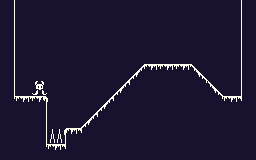

This is a level from a 2D game, rendered from its Tiled map with the project's own tilesets. A one-line summary and the complete map file follow:
An orthogonal 16x10 tile map with 16x16 px tiles, 3 tile layers (Background, Static, Dynamic).

<map version="1.2" tiledversion="1.3.5" orientation="orthogonal" renderorder="left-up" width="16" height="10" tilewidth="16" tileheight="16" infinite="0" backgroundcolor="#1a112e" nextlayerid="7" nextobjectid="1">
 <editorsettings>
  <export target="tilemap2.xml" format="tmx" />
 </editorsettings>
 <tileset firstgid="1" source="tileset_meta.tsx" />
 <layer id="1" name="Background" width="16" height="10">
  <properties>
   <property name="LayerType" type="int" value="0" />
  </properties>
  <data encoding="csv">
0,0,0,0,0,0,0,0,0,0,0,0,0,0,0,0,
0,0,0,0,0,0,0,0,0,0,0,0,0,0,0,0,
0,0,0,0,0,0,0,0,0,0,0,0,0,0,0,0,
0,0,0,0,0,0,0,0,0,0,0,0,0,0,0,0,
0,0,0,0,0,0,0,0,0,0,0,0,0,0,0,0,
0,0,0,0,0,0,0,0,0,0,0,0,0,0,0,0,
0,0,0,0,0,0,0,0,0,0,0,0,0,0,0,0,
0,0,0,0,0,0,0,0,0,0,0,0,0,0,0,0,
0,0,0,0,0,0,0,0,0,0,0,0,0,0,0,0,
0,0,0,0,0,0,0,0,0,0,0,0,0,0,0,0
</data>
 </layer>
 <layer id="2" name="Static" width="16" height="10">
  <properties>
   <property name="LayerType" type="int" value="1" />
  </properties>
  <data encoding="csv">
27,0,0,0,0,0,0,0,0,0,0,0,0,0,0,25,
27,0,0,0,0,0,0,0,0,0,0,0,0,0,0,25,
27,0,0,0,0,0,0,0,0,0,0,0,0,0,0,25,
27,0,0,0,0,0,0,0,0,0,0,0,0,0,0,25,
27,0,0,0,0,0,0,0,36,17,17,17,35,0,0,25,
27,0,0,0,0,0,0,36,34,0,0,0,33,35,0,25,
33,17,18,0,0,0,36,34,0,0,0,0,0,33,17,34,
0,0,27,0,0,36,34,0,0,0,0,0,0,0,0,0,
0,0,27,29,16,34,0,0,0,0,0,0,0,0,0,0,
0,0,33,17,34,0,0,0,0,0,0,0,0,0,0,0
</data>
 </layer>
 <layer id="4" name="Dynamic" width="16" height="10">
  <properties>
   <property name="LayerType" type="int" value="2" />
  </properties>
  <data encoding="csv">
0,0,0,0,0,0,0,0,0,0,0,0,0,0,0,0,
0,0,0,0,0,0,0,0,0,0,0,0,0,0,0,0,
0,0,0,0,0,0,0,0,0,0,0,0,0,0,0,0,
0,0,0,0,0,0,0,0,0,0,0,0,0,0,0,0,
0,0,0,0,0,0,0,0,0,0,0,0,0,0,0,0,
0,0,41,0,0,0,0,0,0,0,0,0,0,0,0,0,
0,0,0,0,0,0,0,0,0,0,0,0,0,0,0,0,
0,0,0,0,0,0,0,0,0,0,0,0,0,0,0,0,
0,0,0,0,0,0,0,0,0,0,0,0,0,0,0,0,
0,0,0,0,0,0,0,0,0,0,0,0,0,0,0,0
</data>
 </layer>
</map>
